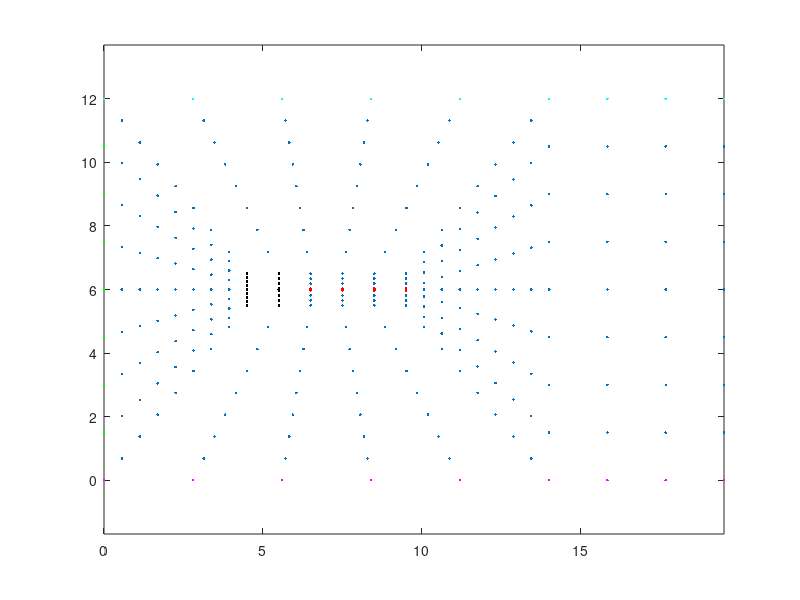
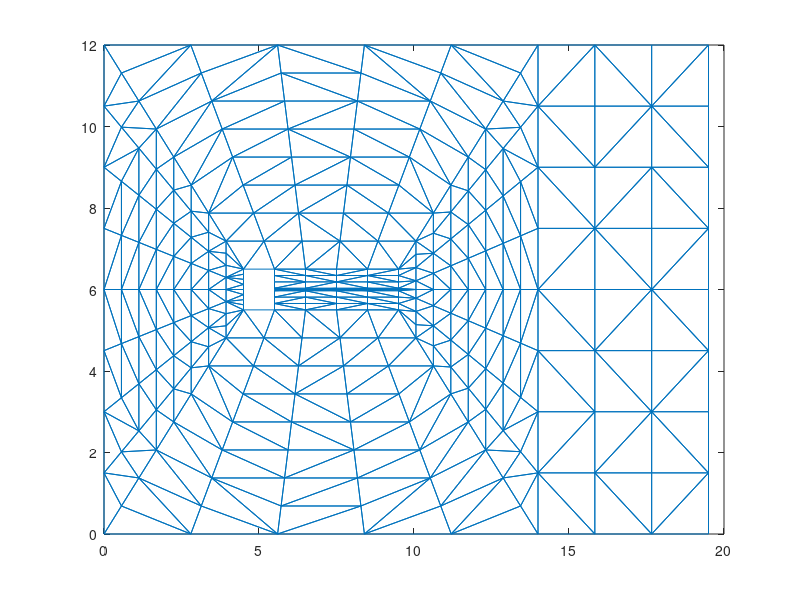

Reproduce these figures in MATLAB, in order. (Note: this script raises an error after producing the figures.)
%clear all
% Number of grid points in x and y direction
nx=9;
ny=9;

% Number of grid points for the flexible beam (solid)
bnx=4; % This includes the square block
bny=3;

% The overall size of the domain
l=19.5;
h=12;

% Size of the square block
ol=1;
oh=ol;

% Size of the flexible beam
bl=4;
bh=0.06;

% Size and number of grid points for the entrance section
el=4.5;
enx=ny;

%%%%%%%%%%%%%%%%%%%%%%%%%%%
% Normally, you don't need to change anything below this line
%%%%%%%%%%%%%%%%%%%%%%%%%%%
% Number of nodes on the square block should be an integer
onx = round((bnx-1)*ol/(ol+bl)) + 1;
bnx = (onx-1)*(1+bl/ol) + 1;

ny = round((ny-bny)/2)*2 + bny;

% Total number of nodes
nNo = (bnx-2)*enx*2 + (2*enx+nx-onx)*ny + 2;
% Node coordinates
X=zeros(nNo,2);

% Boundary nodes list
wall=zeros(2*(ny+onx-1),1);
inlet=zeros(ny-2,1);
top=zeros(nx,1);
bottom=zeros(nx,1);
bar=zeros((bnx-onx)*bny,1);

% Meshing the entrance
a=0;
b=0;
c=0;
for i=1:enx
   for j=2:ny-1
      a = a + 1;
      X(a,1) = (i-1)*el/(enx-1);
      X(a,2) = (j-1)/(ny-1)*(i-1)/(enx-1)*ol ...
             + (j-1)/(ny-1)*(enx-i)/(enx-1)*h...
             + (i-1)/(enx-1)*(h-ol)/2;
      if (i==1) 
        b = b + 1;
        inlet(b) = a;
      end
      if (i==enx)
        c = c+1;
        wall(c) = a;
      end
   end
end

% Meshing the region above and below the block
% Entrance and wake length
wl = 2*el + ol + bl;
b=0;
for i=1:bnx
   for j=1:enx
      a = a + 1;
      X(a,1) = (i-1)/(bnx-1)*(j-1)/(enx-1)*(bl+ol) ...
             + (i-1)/(bnx-1)*(enx-j)/(enx-1)*wl ...
             + (j-1)/(enx-1)*el;
      X(a,2) = (j-1)/(enx-1)*(h-oh)/2;
      a = a + 1;
      X(a,1) = X(a-1,1);
      X(a,2) = h - X(a-1,2);
      if (j==1) 
        b = b + 1;
        top(b) = a;
        bottom(b) = a-1;
      end
      if (j==enx && i <= onx) 
        c = c + 2;
        wall(c-1:c) = [a-1 a];
      end
   end
end

% Meshing the region above and below the beam
d=0;
for i=1:bnx-onx+1
   for j=1:(ny-bny)/2
      a = a + 1;
      X(a,1) = (i-1)/(bnx-onx)*bl + el + ol;
      X(a,2) = (j-1)/(ny-bny)*(ol-bh) + (h-ol)/2;
      a = a + 1;
      X(a,1) = X(a-1,1);
      X(a,2) = h - X(a-1,2);
      if (i == 1) 
        c = c + 2;
        wall(c-1:c) = [a-1 a];
      end
   end
end

% Meshing the beam
for i=1:bnx-onx+1
   for j=1:bny
      a = a + 1;
      X(a,1) = (i-1)/(bnx-onx)*bl + el + ol;
      X(a,2) = (j-1)/(bny - 1)*bh + (h-bh)/2;
      d = d + 1;
      bar(d) = a;
      if (i == 1) 
        c = c + 1;
        wall(c) = a;
      end
   end
end

% Meshing the top and bottom part of the wake
for i=2:enx
   for j=2:(ny-bny)/2 + 1
      a = a + 1;
      X(a,1) = (i-1)*el/(enx-1) + el + ol + bl;
      X(a,2) = (j-1)/(ny-bny)*(enx-i)/(enx-1)*(ol-bh) ...
             + (j-1)/(ny-1)*(i-1)/(enx-1)*h...
             + (enx-i)/(enx-1)*(h-oh)/2;
      a = a + 1;
      X(a,1) = X(a-1,1);
      X(a,2) = h - X(a-1,2);
   end
end

% Meshing the wake
for i=2:enx
   for j=2:bny - 1
      a = a + 1;
      X(a,1) = (i-1)*el/(enx-1) + el + ol + bl;
      X(a,2) = (j-1)/(bny-1)*(enx-i)/(enx-1)*bh ...
             + (j-1)/(ny-1)*(i-1)/(enx-1)*h ...
             + (enx-i)/(enx-1)*(h-bh)/2 ...
             + (i-1)/(enx-1)*h/2*(ny-bny)/(ny-1);
   end
end

% Meshing the exit
c=b;
for i=2:nx-bnx+1
   for j=1:ny
      a = a + 1;
      X(a,1) = (i-1)/(nx-bnx)*(l-wl) + wl;
      X(a,2) = (j-1)/(ny-1)*h;
      if (j==1) 
        b = b + 1;
        bottom(b) = a;
      elseif(j==ny)
        c = c + 1;  
        top(b) = a;
      end
   end
end

% Constructing the connectivity array
IEN = delaunay(X(:,1),X(:,2));

% Removing elements inside the block
tmp=zeros(nNo,1);
tmp(wall)=1;
rml=[];
for e=1:size(IEN,1)
  if (all(tmp(IEN(e,:))==1))
    rml = [rml; e];
  end
end
IEN(rml,:)=[];
nEl = size(IEN,1);

% Plotting the grid
figure(1)
plot(X(1:a,1),X(1:a,2),'.',X(bar,1),X(bar,2),'r.',...
     X(wall,1),X(wall,2),'k.',X(inlet,1),X(inlet,2),'g.',...
     X(top,1),X(top,2),'c.',X(bottom,1),X(bottom,2),'m.')
axis equal

figure(2)
triplot (IEN, X(:,1), X(:,2));

% Writing the results into the disk
fid=fopen('x.txt','W');
fprintf(fid,'%i\n',nNo,2);
for a=1:nNo
  fprintf(fid,'%.16f %.16f\n',X(a,1),X(a,2));
end
fclose(fid);
fid=fopen('IEN.txt','W');
fprintf(fid,'%i\n',nEl,3);
for e=1:nEl
  fprintf(fid,'%i %i %i\n',double(IEN(e,1)),double(IEN(e,2)),double(IEN(e,3)));
end
fclose(fid);
fid=fopen('wall','W');
fprintf(fid,'%i\n',length(wall));
for a=1:length(wall)
  fprintf(fid,'%i\n',double(wall(a)));
end
fclose(fid);
fid=fopen('top','W');
fprintf(fid,'%i\n',length(top));
for a=1:length(top)
  fprintf(fid,'%i\n',double(top(a)));
end
fclose(fid);
fid=fopen('bottom','W');
fprintf(fid,'%i\n',length(bottom));
for a=1:length(bottom)
  fprintf(fid,'%i\n',double(bottom(a)));
end
fclose(fid);
fid=fopen('beam','W');
fprintf(fid,'%i\n',length(bar));
for a=1:length(bar)
  fprintf(fid,'%i\n',double(bar(a)));
end
fclose(fid);
fid=fopen('inlet','W');
fprintf(fid,'%i\n',length(inlet));
for a=1:length(inlet)
  fprintf(fid,'%i\n',double(inlet(a)));
end
fclose(fid);
